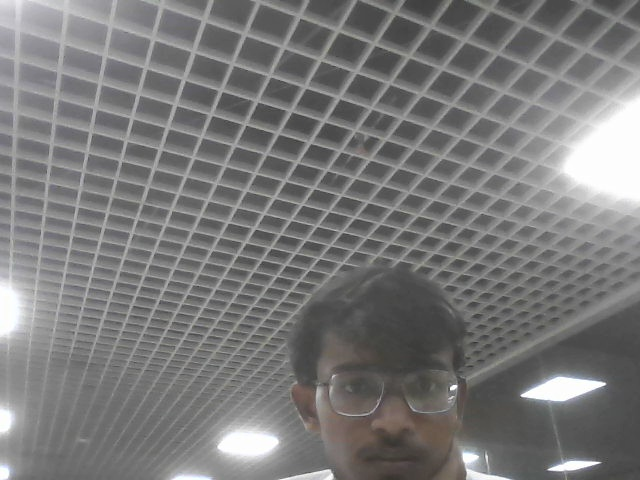
#> input picture test_capture_DirectShow_camera0.jpg, 640 x 480 px, given in place of the camera
$ python optimized_camera.py   (older library calls are emulated)
#> lines starting #> are read from the running program, lines starting #| are printed output that depends on the picture
"""
Optimized Camera Capture for Face Recognition
Fixes low quality camera issues with HD resolution and proper settings
"""
import cv2
import numpy as np
import time


def fix_camera_quality(camera_index=0):
    """
    Quick fix function to improve camera quality
    Drop-in replacement for cv2.VideoCapture()

    Args:
        camera_index: Camera device index (default 0)

    Returns:
        Configured VideoCapture object with optimized settings
    """
#> called with camera_index = 0
    # Use CAP_DSHOW backend for better Windows camera control
    cap = cv2.VideoCapture(camera_index, cv2.CAP_DSHOW)

    if not cap.isOpened():
        print("Warning: CAP_DSHOW failed, trying default backend")
        cap = cv2.VideoCapture(camera_index)

    # Set MJPG codec for better quality and performance
    cap.set(cv2.CAP_PROP_FOURCC, cv2.VideoWriter_fourcc(*'MJPG'))

    # Set HD resolution (1280x720)
    cap.set(cv2.CAP_PROP_FRAME_WIDTH, 1280)
    cap.set(cv2.CAP_PROP_FRAME_HEIGHT, 720)

    # Set manual exposure for consistent lighting
    cap.set(cv2.CAP_PROP_AUTO_EXPOSURE, 0.25)  # Manual mode
    cap.set(cv2.CAP_PROP_EXPOSURE, -6)  # Adjust based on lighting

    # Optimize other settings
    cap.set(cv2.CAP_PROP_BRIGHTNESS, 128)  # 0-255, 128 is neutral
    cap.set(cv2.CAP_PROP_CONTRAST, 32)     # Increase contrast
    cap.set(cv2.CAP_PROP_SATURATION, 64)   # Color saturation
    cap.set(cv2.CAP_PROP_SHARPNESS, 128)   # Sharpness
    cap.set(cv2.CAP_PROP_GAIN, 0)          # Reduce gain/noise

    # Set focus to auto or manual (if supported)
    cap.set(cv2.CAP_PROP_AUTOFOCUS, 1)

    # Set FPS
    cap.set(cv2.CAP_PROP_FPS, 30)

    # Reduce buffer to minimize lag
    cap.set(cv2.CAP_PROP_BUFFERSIZE, 1)

    # Let camera warm up
    time.sleep(0.5)

    # Discard first few frames
    for _ in range(5):
        cap.read()
#> this loop made 5 passes
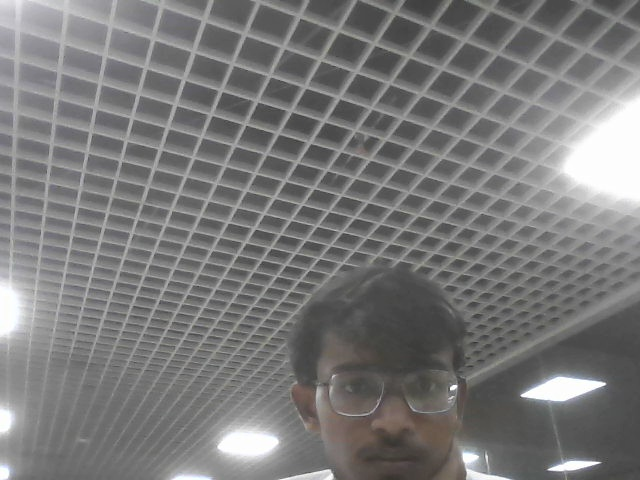
#> input picture test_capture_DirectShow_camera0.jpg, 640 x 480 px, given in place of the camera

    print(f"✓ Camera optimized:")
    print(f"  Resolution: {int(cap.get(cv2.CAP_PROP_FRAME_WIDTH))}x{int(cap.get(cv2.CAP_PROP_FRAME_HEIGHT))}")
    print(f"  FPS: {int(cap.get(cv2.CAP_PROP_FPS))}")
    print(f"  Backend: CAP_DSHOW")

    return cap


class OptimizedCameraCapture:
    """
    Advanced camera capture class with quality optimization and face detection
    """

    def __init__(self, camera_index=0, resolution=(1280, 720)):
        """
        Initialize optimized camera capture

        Args:
            camera_index: Camera device index
            resolution: Tuple (width, height) for camera resolution
        """
        self.camera_index = camera_index
        self.resolution = resolution
        self.cap = None
        self.initialize_camera()

    def initialize_camera(self):
        """Initialize camera with optimized settings"""
        print("Initializing optimized camera...")

        # Try CAP_DSHOW first (best for Windows)
        self.cap = cv2.VideoCapture(self.camera_index, cv2.CAP_DSHOW)

        if not self.cap.isOpened():
            print("Warning: CAP_DSHOW failed, trying CAP_MSMF")
            self.cap = cv2.VideoCapture(self.camera_index, cv2.CAP_MSMF)

        if not self.cap.isOpened():
            print("Warning: CAP_MSMF failed, using default backend")
            self.cap = cv2.VideoCapture(self.camera_index)

        if not self.cap.isOpened():
            raise RuntimeError("Failed to open camera!")

        # Apply optimal settings
        self._apply_optimal_settings()

        # Verify settings
        self._verify_settings()

        # Warm up camera
        self._warm_up()

    def _apply_optimal_settings(self):
        """Apply all optimal camera settings"""
        # Codec
        self.cap.set(cv2.CAP_PROP_FOURCC, cv2.VideoWriter_fourcc(*'MJPG'))

        # Resolution
        self.cap.set(cv2.CAP_PROP_FRAME_WIDTH, self.resolution[0])
        self.cap.set(cv2.CAP_PROP_FRAME_HEIGHT, self.resolution[1])

        # Exposure control
        self.cap.set(cv2.CAP_PROP_AUTO_EXPOSURE, 0.25)  # Manual
        self.cap.set(cv2.CAP_PROP_EXPOSURE, -6)

        # Image quality
        self.cap.set(cv2.CAP_PROP_BRIGHTNESS, 128)
        self.cap.set(cv2.CAP_PROP_CONTRAST, 32)
        self.cap.set(cv2.CAP_PROP_SATURATION, 64)
        self.cap.set(cv2.CAP_PROP_SHARPNESS, 128)
        self.cap.set(cv2.CAP_PROP_GAIN, 0)

        # Focus
        self.cap.set(cv2.CAP_PROP_AUTOFOCUS, 1)

        # Performance
        self.cap.set(cv2.CAP_PROP_FPS, 30)
        self.cap.set(cv2.CAP_PROP_BUFFERSIZE, 1)

    def _verify_settings(self):
        """Verify and display current camera settings"""
        print("\n✓ Camera Settings:")
        print(f"  Resolution: {int(self.cap.get(cv2.CAP_PROP_FRAME_WIDTH))}x{int(self.cap.get(cv2.CAP_PROP_FRAME_HEIGHT))}")
        print(f"  FPS: {int(self.cap.get(cv2.CAP_PROP_FPS))}")
        print(f"  Brightness: {int(self.cap.get(cv2.CAP_PROP_BRIGHTNESS))}")
        print(f"  Contrast: {int(self.cap.get(cv2.CAP_PROP_CONTRAST))}")
        print(f"  Exposure: {int(self.cap.get(cv2.CAP_PROP_EXPOSURE))}")

    def _warm_up(self):
        """Warm up camera and discard initial frames"""
        time.sleep(0.5)
        for _ in range(10):
            self.cap.read()
        print("✓ Camera ready\n")

    # [14 lines left out: function capture_frame, not called in this run]

    def _enhance_frame(self, frame):
        """
        Enhance frame quality with post-processing

        Args:
            frame: Input frame

        Returns:
            Enhanced frame
        """
        # Denoise
        frame = cv2.fastNlMeansDenoisingColored(frame, None, 10, 10, 7, 21)

        # Sharpen
        kernel = np.array([[-1,-1,-1],
                          [-1, 9,-1],
                          [-1,-1,-1]])
        frame = cv2.filter2D(frame, -1, kernel)

        return frame

    def calculate_sharpness(self, frame):
        """
        Calculate frame sharpness using Laplacian variance

        Args:
            frame: Input frame

        Returns:
            Sharpness score (higher = sharper)
        """
        gray = cv2.cvtColor(frame, cv2.COLOR_BGR2GRAY)
        return cv2.Laplacian(gray, cv2.CV_64F).var()

    def capture_best_frame(self, num_samples=5):
        """
        Capture multiple frames and return the sharpest one

        Args:
            num_samples: Number of frames to compare

        Returns:
            Best quality frame
        """
        best_frame = None
        best_sharpness = 0

        for _ in range(num_samples):
            ret, frame = self.cap.read()
            if ret and frame is not None:
                sharpness = self.calculate_sharpness(frame)
                if sharpness > best_sharpness:
                    best_sharpness = sharpness
                    best_frame = frame.copy()
            time.sleep(0.1)  # Brief pause between captures

        if best_frame is not None:
            best_frame = self._enhance_frame(best_frame)

        return best_frame

    def capture_high_quality_image(self, save_path=None, show_preview=True):
        """
        Capture and save a high-quality image

        Args:
            save_path: Path to save image (optional)
            show_preview: Whether to show preview window

        Returns:
            Captured image
        """
        print("Capturing high-quality image...")

        # Capture best frame from multiple samples
        frame = self.capture_best_frame(num_samples=5)

        if frame is None:
            print("❌ Failed to capture image")
            return None

        # Calculate and display quality metrics
        sharpness = self.calculate_sharpness(frame)
        print(f"✓ Image captured - Sharpness: {sharpness:.2f}")

        # Save if path provided
        if save_path:
            cv2.imwrite(save_path, frame)
            print(f"✓ Saved to: {save_path}")

        # Show preview if requested
        if show_preview:
            cv2.imshow("High Quality Capture", frame)
            cv2.waitKey(2000)
            cv2.destroyAllWindows()

        return frame

    # [68 lines left out: function capture_face_dataset, not called in this run]

    def release(self):
        """Release camera resources"""
        if self.cap:
            self.cap.release()
            cv2.destroyAllWindows()
            print("✓ Camera released")

    def __del__(self):
        """Cleanup on deletion"""
        self.release()


# Test function
if __name__ == "__main__":
    print("=" * 60)
    print("OPTIMIZED CAMERA QUALITY TEST")
    print("=" * 60)

    # Test quick fix
    print("\n1. Testing Quick Fix Function...")
    cap = fix_camera_quality(0)

    if cap.isOpened():
        ret, frame = cap.read()
#> frame is the input picture: shape (480, 640, 3); mean B, G, R 121.5, 121.6, 122
        if ret:
            cv2.imshow("Quick Fix - Press any key", frame)
            cv2.waitKey(3000)
            cv2.destroyAllWindows()
        cap.release()

    # Test optimized class
    print("\n2. Testing Optimized Camera Class...")
    camera = OptimizedCameraCapture(0, resolution=(1280, 720))

    # Capture high quality image
    image = camera.capture_high_quality_image("test_hq_capture.jpg", show_preview=True)
#> the loop in capture_best_frame, `for _ in range(num_samples):` made 5 passes
#> best_sharpness on pass 1: 256.8
#> after the loop in capture_best_frame, `for _ in range(num_samples):`: best_sharpness = 256.8
#> in _enhance_frame, `frame = cv2.filter2D(frame, -1, kernel)`:
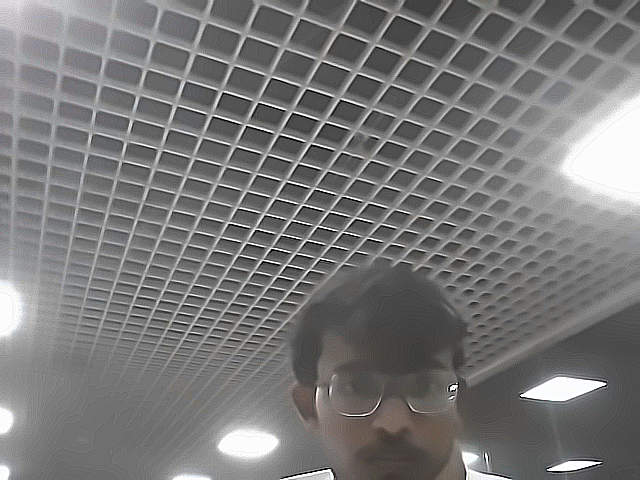
#> frame: shape (480, 640, 3); mean of channels 0, 1, 2 120.3, 120.5, 120.9; drawn as B, G, R
#> in capture_high_quality_image, `sharpness = self.calculate_sharpness(frame)`: sharpness = 2071.4
#| ✓ Image captured - Sharpness: 2071.39

    if image is not None:
        print(f"\n✓ Image quality: {image.shape}")
#| ✓ Image quality: (480, 640, 3)
        print(f"✓ Resolution: {image.shape[1]}x{image.shape[0]}")
#| ✓ Resolution: 640x480

    camera.release()

    print("\n" + "=" * 60)
    print("TEST COMPLETE")
    print("=" * 60)

$ run again, on test_facenet.jpg
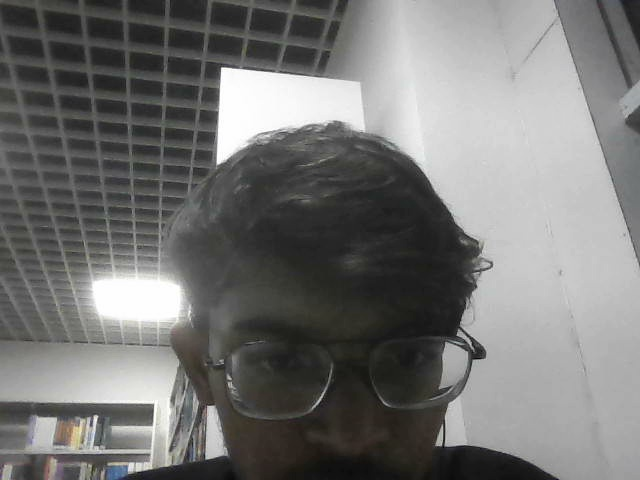
#> input picture test_facenet.jpg, 640 x 480 px, given in place of the camera
#> the loop in fix_camera_quality, `for _ in range(5):` made 5 passes
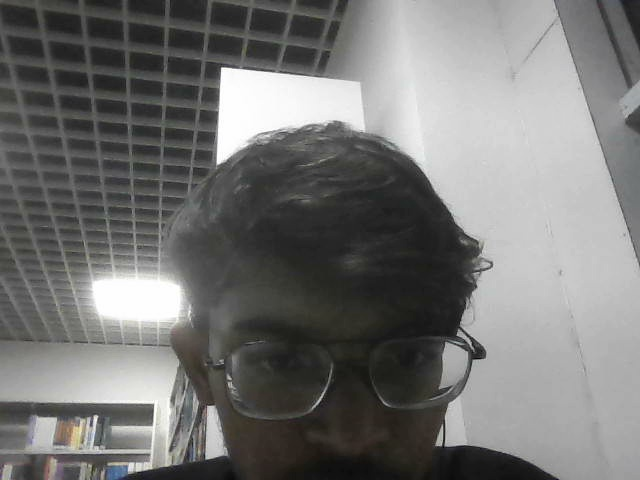
#> input picture test_facenet.jpg, 640 x 480 px, given in place of the camera
#> frame is the input picture: shape (480, 640, 3); mean B, G, R 116.4, 117.7, 117.8
#> the loop in capture_best_frame, `for _ in range(num_samples):` made 5 passes
#> best_sharpness on pass 1: 202.7
#> after the loop in capture_best_frame, `for _ in range(num_samples):`: best_sharpness = 202.7
#> in _enhance_frame, `frame = cv2.filter2D(frame, -1, kernel)`:
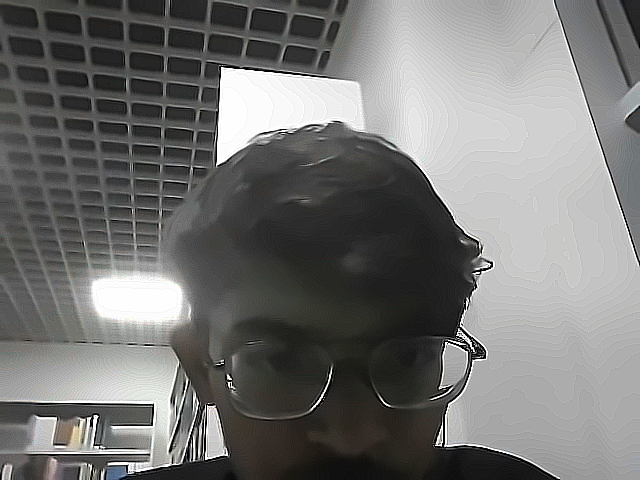
#> frame: shape (480, 640, 3); mean of channels 0, 1, 2 116, 117.2, 117.3; drawn as B, G, R
#> in capture_high_quality_image, `sharpness = self.calculate_sharpness(frame)`: sharpness = 2350.9
#| ✓ Image captured - Sharpness: 2350.92
#| ✓ Image quality: (480, 640, 3)
#| ✓ Resolution: 640x480

$ run again, on test_hq_capture.jpg
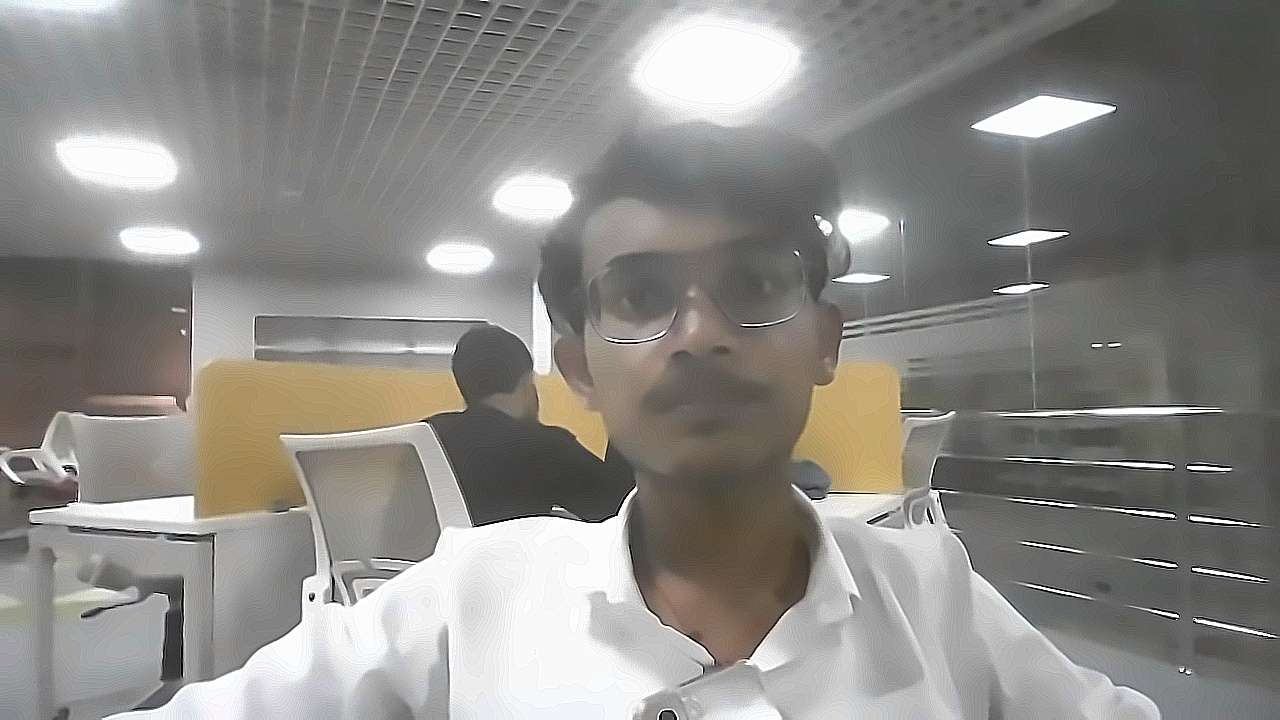
#> input picture test_hq_capture.jpg, 1280 x 720 px, given in place of the camera
#> the loop in fix_camera_quality, `for _ in range(5):` made 5 passes
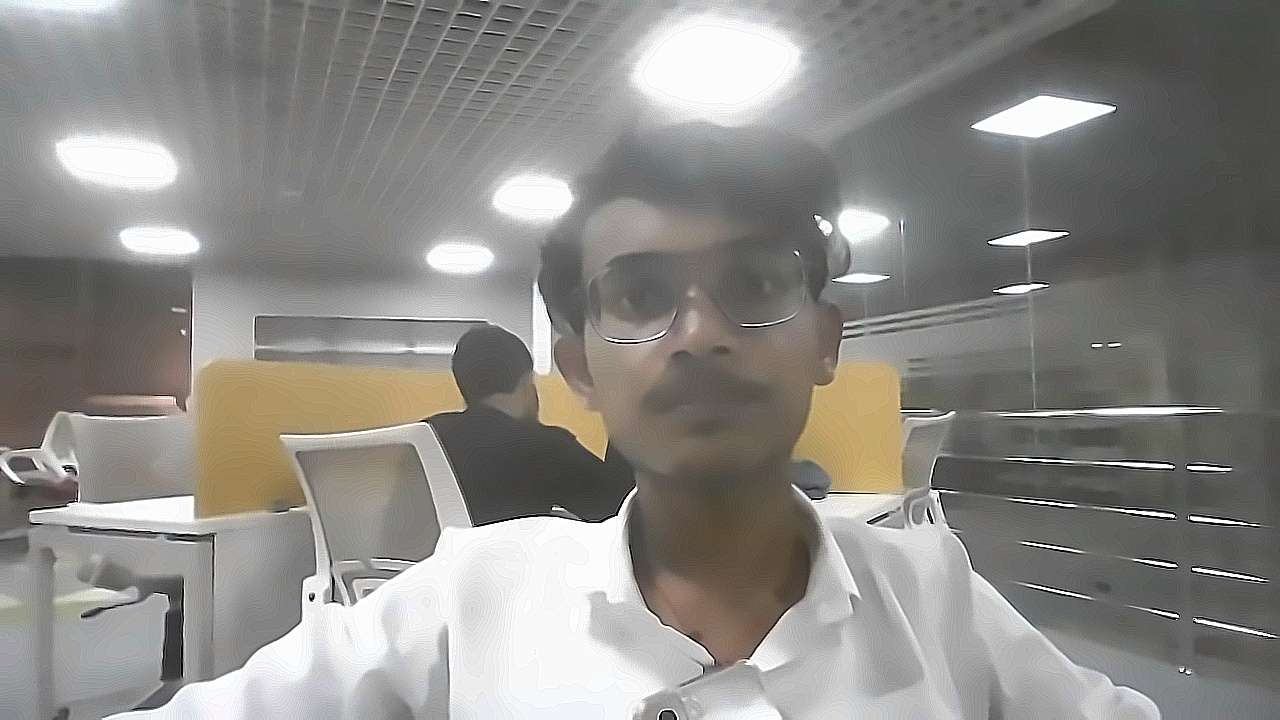
#> input picture test_hq_capture.jpg, 1280 x 720 px, given in place of the camera
#> frame is the input picture: shape (720, 1280, 3); mean B, G, R 133.7, 137.6, 139.6
#> the loop in capture_best_frame, `for _ in range(num_samples):` made 5 passes
#> best_sharpness on pass 1: 1295.8
#> pass 1, in calculate_sharpness, `gray = cv2.cvtColor(frame, cv2.COLOR_BGR2GRAY)`:
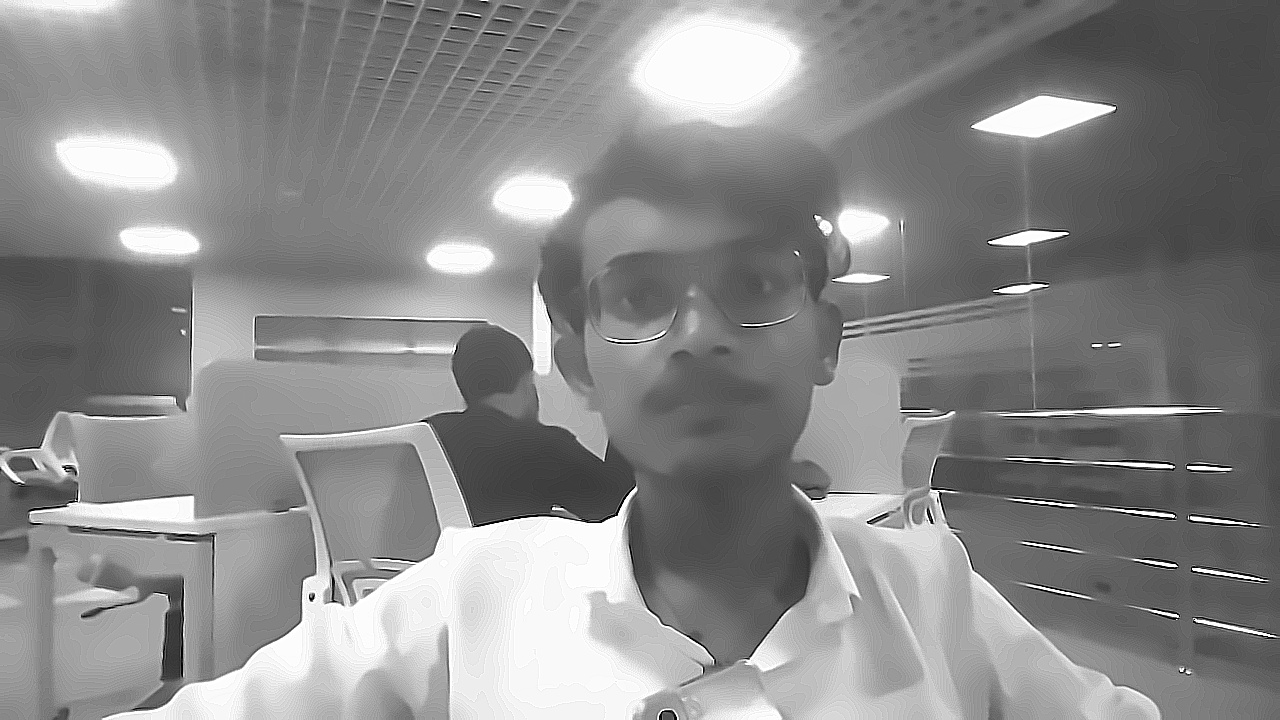
#> gray: shape (720, 1280); min 0, max 255, mean 137.8
#> after the loop in capture_best_frame, `for _ in range(num_samples):`: best_sharpness = 1295.8
#> in calculate_sharpness (call 6), `gray = cv2.cvtColor(frame, cv2.COLOR_BGR2GRAY)`:
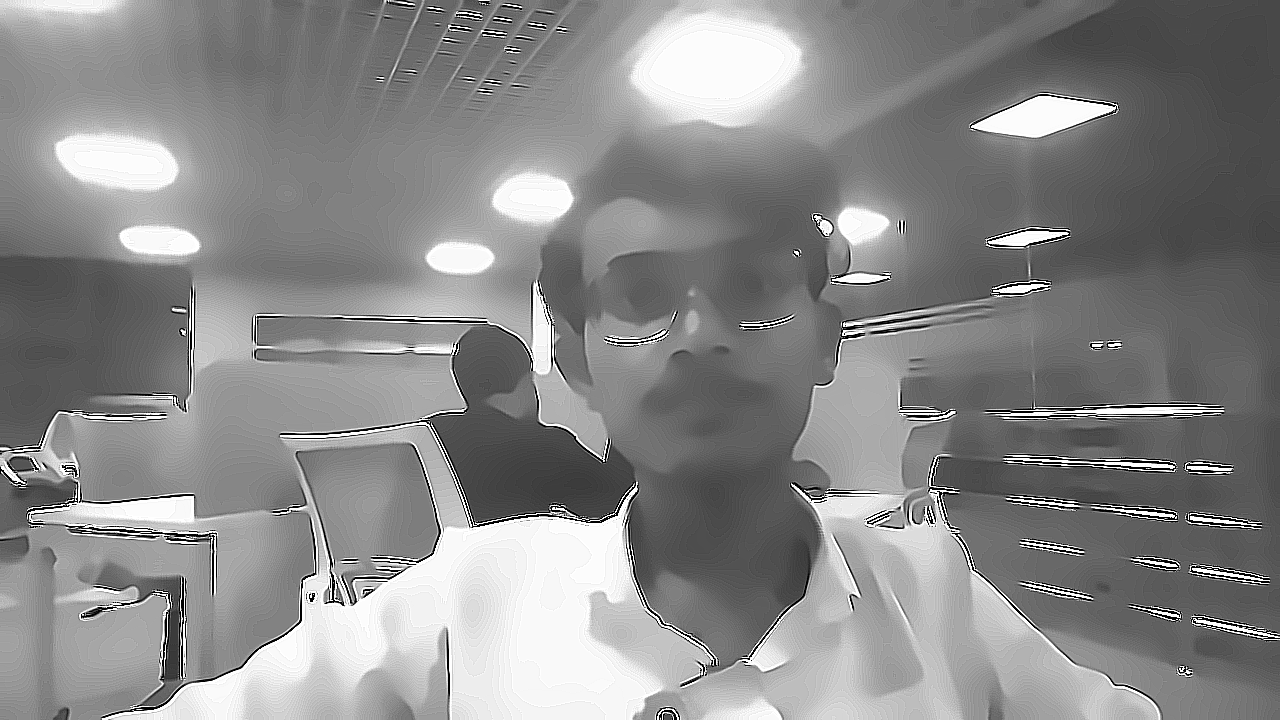
#> gray: shape (720, 1280); min 0, max 255, mean 137.2
#> in capture_high_quality_image, `sharpness = self.calculate_sharpness(frame)`: sharpness = 5692.8
#| ✓ Image captured - Sharpness: 5692.83
#| ✓ Image quality: (720, 1280, 3)
#| ✓ Resolution: 1280x720
